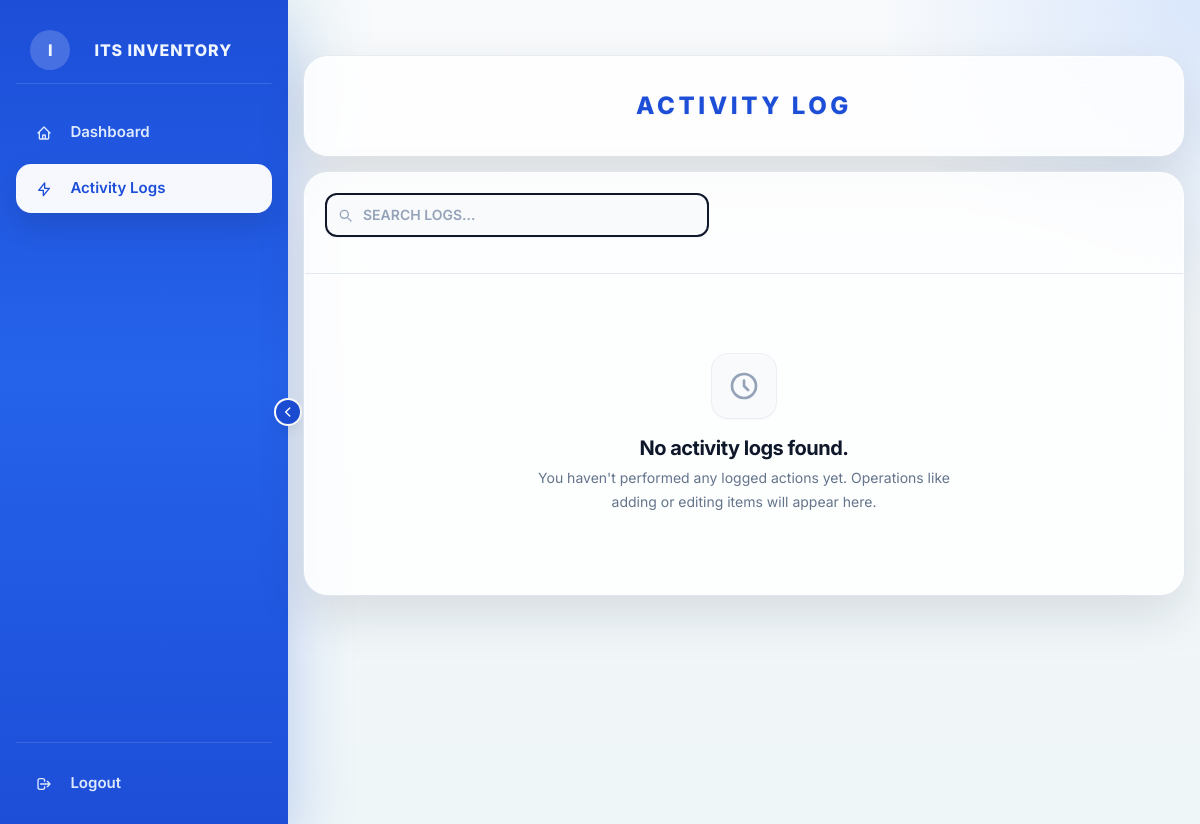
The page /activity-log/ (signed in) on the database as committed earlier.
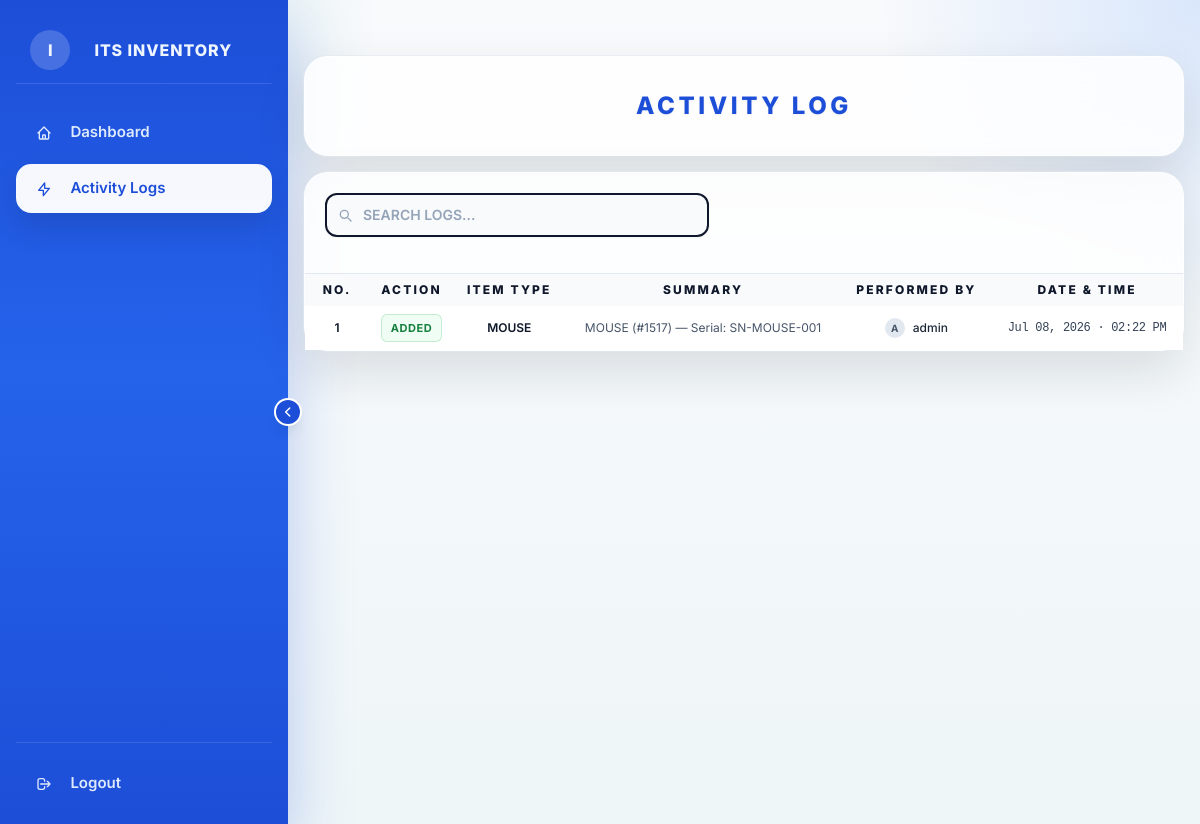
The same page on the database as committed later.
### inventory/models.py (models this page shows, shortened)
class AuditLog(models.Model):
    ACTION_CHOICES = [
        ("added",   "Added"),
        ("edited",  "Edited"),
        ("deleted", "Deleted"),
        ("uploaded","Uploaded"),
    ]
    action      = models.CharField(max_length=20, choices=ACTION_CHOICES)
    item_type   = models.CharField(max_length=100)
    item_id     = models.IntegerField(null=True, blank=True)   # FK-less so deletes don't cascade
    description = models.TextField()                            # human-readable summary
    performed_by = models.CharField(max_length=150, default="System")
    timestamp   = models.DateTimeField(default=timezone.now)
    class Meta:
        ordering = ["-timestamp"]

### inventory/views.py (the view, shortened to what this page needs)
# urls.py: path('activity-log/', activity_log, name='activity-log'),
@login_required
def activity_log(request):
    search_query = request.GET.get("q", "").strip()
    logs = AuditLog.objects.all()
    return render(request, "activity_log.html", {"logs": logs, "search_query": search_query})

### templates/activity_log.html (shortened to what this page needs)
﻿{% load static %}
<!doctype html>
<html lang="en">
<head>
  <script src="https://cdn.tailwindcss.com"></script>
  <script src="{% static 'js/tailwind-config.js' %}"></script>
  <link rel="stylesheet" href="https://cdn.jsdelivr.net/npm/simple-datatables@9.0.3/dist/style.css" />
  <link rel="stylesheet" href="{% static 'css/inventory.css' %}" />
</head>
<body class="min-h-screen font-sans text-slate-900 antialiased">
  <div class="app-shell">
    <aside class="sidebar">
      <button id="sidebarToggle" class="absolute -right-3 top-1/2 -translate-y-1/2 z-50 hidden md:flex h-6 w-6 items-center justify-center rounded-full bg-blue-700 text-white shadow-lg ring-2 ring-white transition-all duration-300 hover:scale-110 hover:bg-blue-600 cursor-pointer" aria-label="Toggle Sidebar">
        <svg class="h-3.5 w-3.5 transition-transform duration-300" fill="none" viewBox="0 0 24 24" stroke="currentColor" stroke-width="2.5">
          <path stroke-linecap="round" stroke-linejoin="round" d="M15 19l-7-7 7-7" />
        </svg>
      </button>
      <div class="sidebar__inner relative">
        <div class="sidebar__brand relative w-full flex items-center">
          <span class="sidebar__brand-mark shrink-0 transition-all duration-300">I</span>
          <div class="sidebar__brand-text ml-3 whitespace-nowrap overflow-hidden transition-all duration-300">
            ITS Inventory
          </div>
        </div>
        <nav class="sidebar__nav mt-2" aria-label="Inventory navigation">
          <a class="sidebar__link" href="{% url 'inventory-list' %}">
            <span class="sidebar__icon"></span>
            <span>Dashboard</span>
          </a>
          <a class="sidebar__link sidebar__link--active" href="{% url 'activity-log' %}">
            <span class="sidebar__icon"><svg xmlns="http://www.w3.org/2000/svg" class="h-4 w-4" fill="none" viewBox="0 0 24 24" stroke="currentColor" stroke-width="2"><path stroke-linecap="round" stroke-linejoin="round" d="M13 10V3L4 14h7v8l9-11h-7z" /></svg></span>
            <span>Activity Logs</span>
          </a>
        </nav>
        <div class="sidebar__footer">
          <form action="{% url 'logout' %}" method="post" class="m-0 p-0 w-full">
            <button type="submit" class="sidebar__link w-full text-left bg-transparent border-0 cursor-pointer">
              <span class="sidebar__icon"><svg xmlns="http://www.w3.org/2000/svg" class="h-4 w-4" fill="none" viewBox="0 0 24 24" stroke="currentColor" stroke-width="2"><path stroke-linecap="round" stroke-linejoin="round" d="M17 16l4-4m0 0l-4-4m4 4H7m6 4v1a3 3 0 01-3 3H6a3 3 0 01-3-3V7a3 3 0 013-3h4a3 3 0 013 3v1"/></svg></span>
              <span>Logout</span>
            </button>
          </form>
        </div>
      </div>
    </aside>
    <div class="content-shell">
      <main id="top" class="content-shell__inner">
        <section
          class="backdrop-card mt-4 overflow-hidden rounded-3xl border border-white/70 shadow-soft ring-1 ring-slate-200/60">
          <div class="flex flex-col gap-5 p-5 lg:p-6">
            <div class="relative flex flex-col gap-5 lg:flex-row lg:items-center lg:justify-between min-h-[50px]">
              <div class="flex justify-center text-center w-full">
                <h1
                  class="text-lg sm:text-xl md:text-2xl font-extrabold uppercase tracking-[0.15em] text-blue-700 drop-shadow-sm whitespace-nowrap">
                  ACTIVITY LOG
                </h1>
              </div>
            </div>
          </div>
        </section>
        <section class="backdrop-card mt-4 rounded-3xl border border-white/70 shadow-soft ring-1 ring-slate-200/60 flex-1 flex flex-col mb-4">
          <div class="p-4 lg:p-5">
            <form method="GET" class="flex items-center gap-3 w-full max-w-sm">
              <div class="relative flex-1">
                <span class="absolute inset-y-0 left-3 flex items-center text-slate-400 pointer-events-none">
                </span>
                <input id="filter-search" type="text" name="q" value="{{ search_query|default:'' }}"
                  placeholder="SEARCH LOGS..." class="uppercase w-full bg-slate-50 border-slate-900 border-2 focus:border-slate-900 focus:ring-0 rounded-xl shadow-sm text-sm font-semibold text-slate-800 py-2.5 pl-9 pr-3 transition-colors placeholder:text-slate-400 placeholder:uppercase" />
              </div>
            </form>
          </div>
          <hr class="border-slate-200" />
          {% if logs %}
          <div class="overflow-x-auto">
            <table id="activity-log-table" class="w-full text-sm text-slate-700 whitespace-nowrap min-w-[800px]">
              <thead class="bg-slate-50 text-xs uppercase tracking-[0.18em] text-slate-500 select-none">
                <tr>
                  <th scope="col" class="px-2 py-2 font-semibold">
                    <span class="inline-flex w-full items-center justify-center">No.</span>
                  </th>
                  <th scope="col" class="px-2 py-2 font-semibold">
                    <span class="inline-flex w-full items-center justify-center">Action</span>
                  </th>
                  <th scope="col" class="px-2 py-2 font-semibold">
                    <span class="inline-flex w-full items-center justify-center">Item Type</span>
                  </th>
                  <th scope="col" class="px-2 py-2 font-semibold">
                    <span class="inline-flex w-full items-center justify-center">Summary</span>
                  </th>
                  <th scope="col" class="px-2 py-2 font-semibold">
                    <span class="inline-flex w-full items-center justify-center">Performed By</span>
                  </th>
                  <th scope="col" class="px-2 py-2 font-semibold">
                    <span class="inline-flex w-full items-center justify-center">Date & Time</span>
                  </th>
                </tr>
              </thead>
              <tbody class="divide-y divide-slate-200 bg-white">
                {% for log in logs %}
                <tr class="transition-colors hover:bg-slate-50/80">
                  <td class="px-2 py-2 align-middle font-semibold text-slate-900 text-center text-xs w-16">
                    {{ forloop.counter }}
                  </td>
                  <td class="px-2 py-2 align-middle text-center font-medium">
                    {% if log.action == 'added' %}
                      <span class="inline-flex items-center rounded-md bg-green-50 px-2.5 py-1 text-[11px] font-bold uppercase tracking-wider text-green-700 ring-1 ring-inset ring-green-600/20">Added</span>
                    {% elif log.action == 'edited' %}
                      <span class="inline-flex items-center rounded-md bg-blue-50 px-2.5 py-1 text-[11px] font-bold uppercase tracking-wider text-blue-700 ring-1 ring-inset ring-blue-600/20">Edited</span>
                    {% elif log.action == 'deleted' %}
                      <span class="inline-flex items-center rounded-md bg-rose-50 px-2.5 py-1 text-[11px] font-bold uppercase tracking-wider text-rose-700 ring-1 ring-inset ring-rose-600/20">Deleted</span>
                    {% elif log.action == 'uploaded' %}
                      <span class="inline-flex items-center rounded-md bg-teal-50 px-2.5 py-1 text-[11px] font-bold uppercase tracking-wider text-teal-700 ring-1 ring-inset ring-teal-600/20">Uploaded</span>
                    {% else %}
                      <span class="inline-flex items-center rounded-md bg-slate-50 px-2.5 py-1 text-[11px] font-bold uppercase tracking-wider text-slate-700 ring-1 ring-inset ring-slate-600/20">{{ log.action }}</span>
                    {% endif %}
                  </td>
                  <td class="px-2 py-2 align-middle text-center text-xs font-semibold text-slate-900">
                    {{ log.item_type }}
                  </td>
                  <td class="px-2 py-2 align-middle text-center text-xs text-slate-600 whitespace-normal">
                    {{ log.description }}
                  </td>
                  <td class="px-2 py-2 align-middle text-center text-xs font-medium text-slate-800">
                    <div class="inline-flex items-center justify-center gap-2 w-full">
                       <div class="w-5 h-5 rounded-full bg-slate-200 flex items-center justify-center text-[10px] font-bold text-slate-600 uppercase">{{ log.performed_by|make_list|first }}</div>
                       {{ log.performed_by }}
                    </div>
                  </td>
                  <td class="px-2 py-2 align-middle text-center text-xs text-slate-700 font-mono tracking-tight">
                    {{ log.timestamp|date:"M d, Y · h:i A" }}
                  </td>
                </tr>
                {% endfor %}
              </tbody>
            </table>
          </div>
          {% else %}
          <div class="mx-auto flex w-full max-w-md flex-col items-center justify-center gap-4 py-20 text-center">
            <div class="flex h-16 w-16 items-center justify-center rounded-2xl bg-slate-50 text-slate-400 ring-1 ring-slate-200/60 shadow-sm">
              <svg class="w-8 h-8 stroke-2" fill="none" viewBox="0 0 24 24" stroke="currentColor"><path stroke-linecap="round" stroke-linejoin="round" d="M12 8v4l3 3m6-3a9 9 0 11-18 0 9 9 0 0118 0z" /></svg>
            </div>
            <div>
               <h2 class="text-xl font-bold tracking-tight text-slate-900 mb-1">
                 No activity logs found.
               </h2>
               <p class="text-sm leading-6 text-slate-500">
                 {% if search_query %}
                   Try adjusting your search query, or clear it to see all logs.
                 {% else %}
                   You haven't performed any logged actions yet. Operations like adding or editing items will appear here.
                 {% endif %}
               </p>
            </div>
          </div>
          {% endif %}
        </section>
      </main>
    </div>
  </div>
</body>
</html>

### static/css/inventory.css (style rules this page uses)
body { font-family: "Inter", "Segoe UI", system-ui, sans-serif; background: radial-gradient(circle at top left, rgba(33, 154, 131, 0.2), transparent 26%), radial-gradient(circle at top right, rgba(59, 130, 246, 0.16), transparent 22%), linear-gradient(180deg, #f8fafc 0%, #eff6f8 100%); }
body, button, input, select, textarea, table { font-family: "Inter", "Segoe UI", system-ui, sans-serif; }
.backdrop-card { background: rgba(255, 255, 255, 0.82); backdrop-filter: blur(18px); }
.app-shell { display: flex; min-height: 100vh; }
.sidebar { width: 100%; margin: 1rem; background: linear-gradient(180deg, #1d4ed8 0%, #2563eb 45%, #1d4ed8 100%); color: #eff6ff; box-shadow: 0 24px 60px rgba(29, 78, 216, 0.28); }
.sidebar__inner { display: flex; height: 100%; flex-direction: column; gap: 1rem; padding: 1rem; overflow-y: auto; }
.sidebar__brand { display: flex; align-items: center; gap: 0.75rem; padding: 0.85rem 0.9rem; border-bottom: 1px solid rgba(255, 255, 255, 0.12); }
.sidebar__brand-mark { display: inline-flex; height: 2.5rem; width: 2.5rem; align-items: center; justify-content: center; border-radius: 9999px; background: rgba(255, 255, 255, 0.18); font-weight: 800; }
.sidebar__brand-text { font-size: 1rem; font-weight: 800; letter-spacing: 0.06em; text-transform: uppercase; }
.sidebar__nav { display: flex; flex-direction: column; gap: 0.45rem; }
.sidebar__link { display: flex; align-items: center; gap: 0.9rem; border-radius: 0.95rem; padding: 0.82rem 0.95rem; color: rgba(239, 246, 255, 0.92); font-size: 0.94rem; font-weight: 600; transition: background-color 160ms ease, color 160ms ease, transform 160ms ease; }
.sidebar__link--active { background: rgba(255, 255, 255, 0.96); color: #1d4ed8; box-shadow: 0 14px 30px rgba(15, 23, 42, 0.14); }
.sidebar__icon { display: inline-flex; width: 1.55rem; align-items: center; justify-content: center; font-size: 1rem; }
.sidebar__footer { margin-top: auto; display: grid; gap: 0.45rem; padding-top: 1rem; border-top: 1px solid rgba(255, 255, 255, 0.12); }
.content-shell { flex: 1 1 auto; min-width: 0; transition: margin-left 300ms cubic-bezier(0.4, 0, 0.2, 1); }
.content-shell__inner { width: 100%; padding: 1rem; }
@media (min-width: 1024px) { .app-shell { align-items: flex-start; } }
@media (min-width: 1024px) { .sidebar { width: 18rem; min-height: 100vh; margin: 0; position: fixed; left: 0; top: 0; bottom: 0; border-radius: 0; overflow: visible; transition: width 300ms cubic-bezier(0.4, 0, 0.2, 1); } }
@media (min-width: 1024px) { .content-shell { margin-left: 18rem; } }
@media (min-width: 1024px) { .content-shell__inner { padding: 1rem; } }
@media (min-width: 1024px) { .sidebar__brand-text { max-width: 250px; opacity: 1; transition: max-width 300ms cubic-bezier(0.4, 0, 0.2, 1), opacity 200ms cubic-bezier(0.4, 0, 0.2, 1); } }
@media (min-width: 1024px) { .sidebar__link span:not(.sidebar__icon) { max-width: 200px; opacity: 1; transition: max-width 300ms cubic-bezier(0.4, 0, 0.2, 1), opacity 200ms cubic-bezier(0.4, 0, 0.2, 1); white-space: nowrap; } }
table thead th { text-transform: uppercase !important; color: #0f172a !important; font-weight: 800 !important; }

Rows that differ between the two databases and show on the page:
added AuditLog: action "ADDED", item_type "MOUSE", description "MOUSE (#1517) — Serial: SN-MOUSE-001", performed_by|make_list "A", performed_by "admin", timestamp "Jul 08, 2026 · 02:22 PM"
Other text that changed with them:
text no longer shown: "No activity logs found. You haven't performed any logged actions yet. Operations like adding or editing items will appear here."
text now shown: "NO. ACTION ITEM TYPE SUMMARY PERFORMED BY DATE & TIME"
